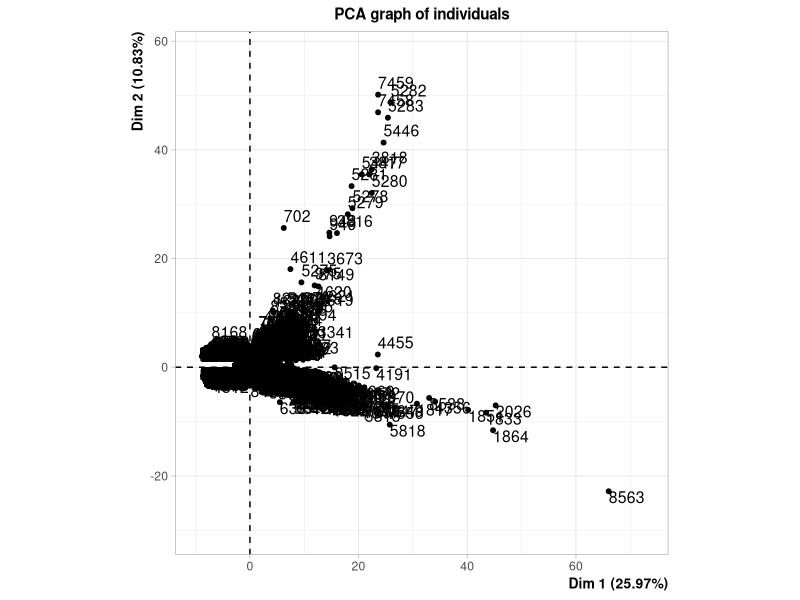
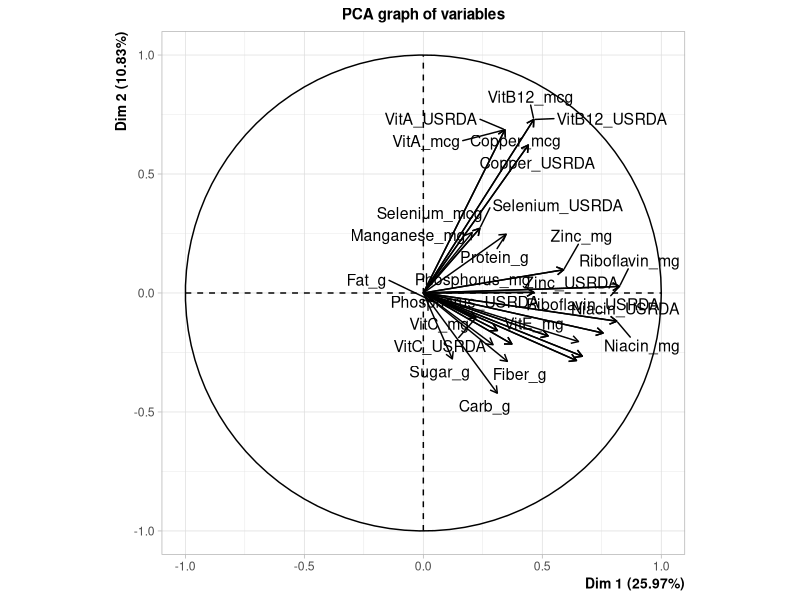
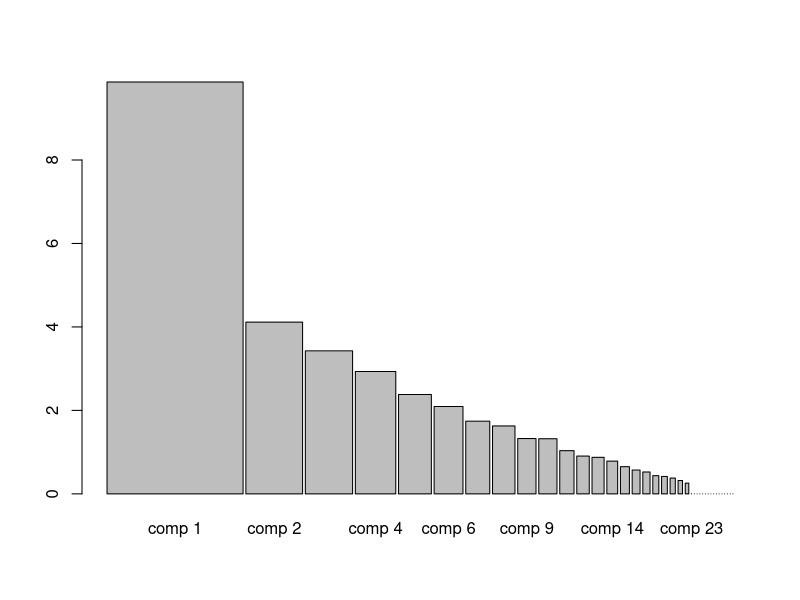
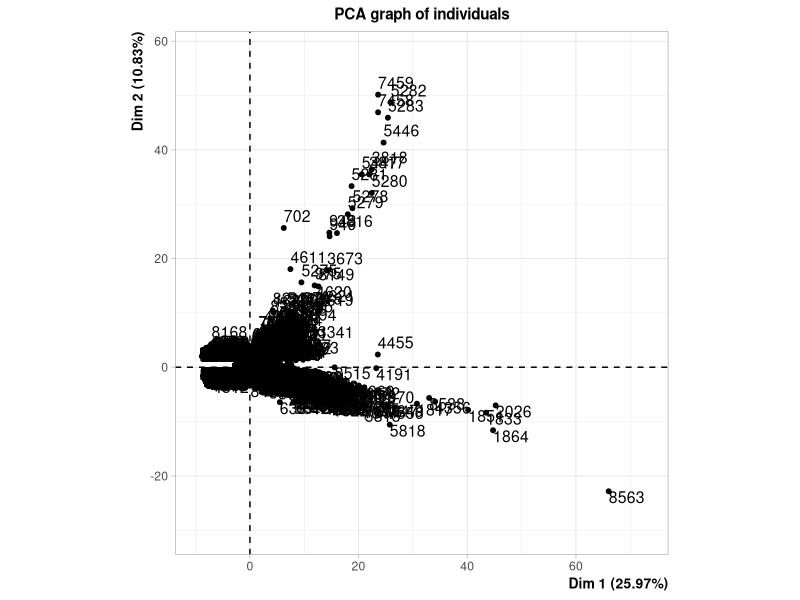

R code for these plots, in order: (Note: this script raises an error after producing the figures.)
#this is for practicing PCA as unsupervised machine learning 

#loading libraries

library(caret)
library(tidyverse)
library(readxl)
library(FactoMineR)

#loading the data

pcadat<-read_excel("./data sets/Food PCA.xlsx")

#looking at the structure

str(pcadat)

#extracting the numeric variables 

pcanum<-pcadat%>%select(-ID,-FoodGroup,-ShortDescrip,-Descrip,-CommonName,-MfgName,-ScientificName)


pca<-PCA(pcanum,scale.unit = T)

barplot(pca$eig[,1],pca$eig[,2])

summary(pca)

plot(pca)

dimdesc(pca)

scree(pca)
